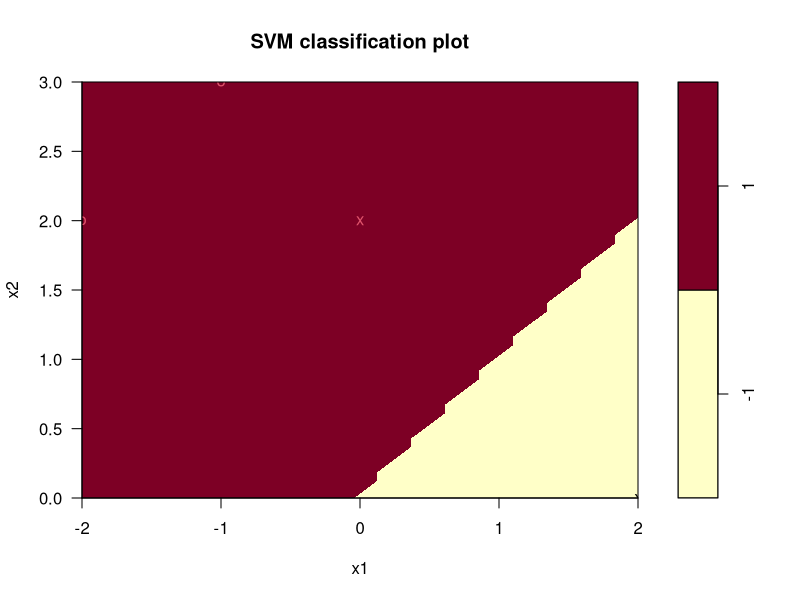

R code for this plot:
library(e1071)

# matrice des exemples
x <- matrix(c(2, 0, 0, 2, -2, 2, -1, 3), nrow = 4, byrow = T)
# matrices des classes associees a ces exemples
y <- factor(c(-1, 1, 1, 1))
df <- data.frame(x1 = x[, 1], x2 = x[, 2], class = y)
# creation du modele grace a la fonction svm
model <- svm(class ~ x1 + x2, data = df, scale = F, kernel = 'linear')

# affichage des resultats
cat('support vectors: ', model$SV, '\n')
cat('alpha(i) * y(i): ', model$coefs, '\n')
cat('w: ', t(model$coefs) %*% as.matrix(df[model$index, c(1, 2)]), '\n')
cat('w0: ', -model$rho, '\n')

pngName <- 'svmEx1.png'
png(pngName)
plot(model, df,
     formula = x2 ~ x1,
     xlab = 'x',
     ylab = 'y',
     main = 'Régions de décision produites par SVM')
dev.off()
cat(pngName, 'sauvegardee\n')
